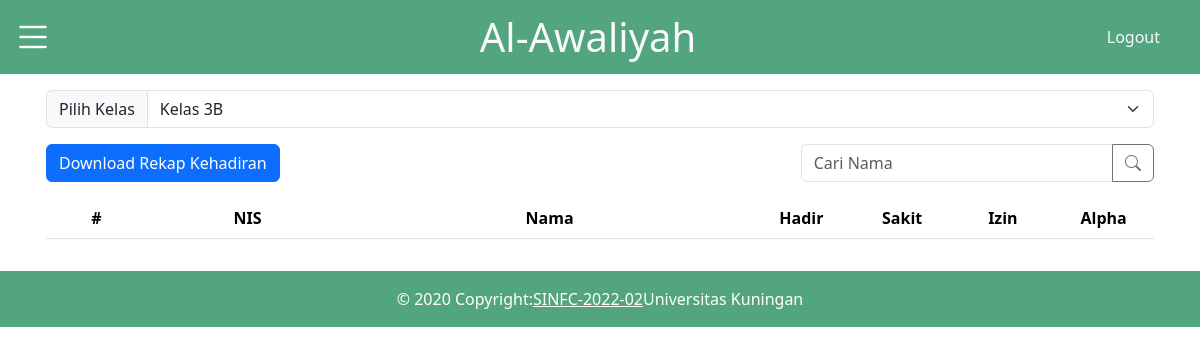
The app's page /recycle/rekap3B.php (signed in), older data.
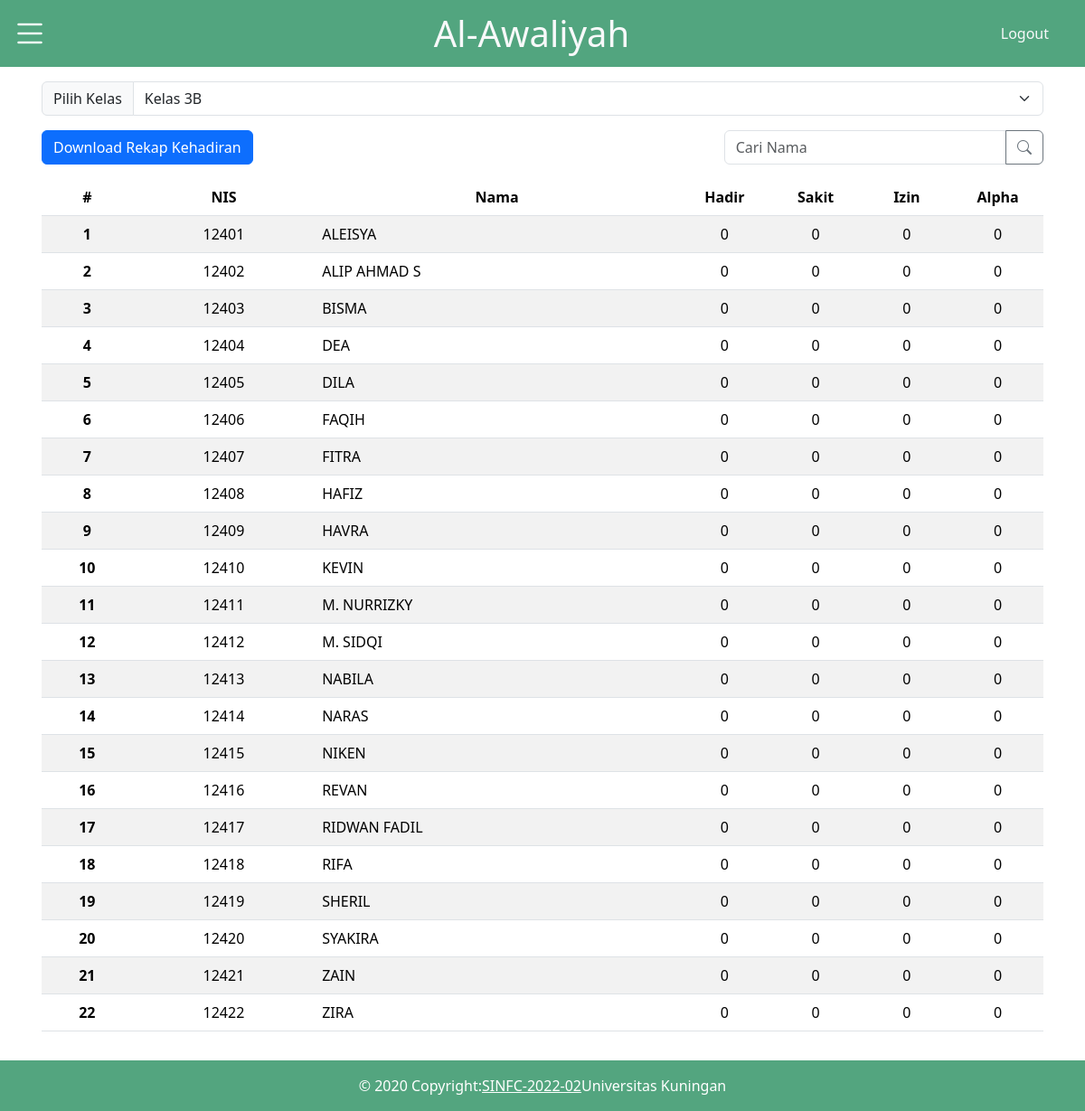
The same page, newer data.
### tables this page shows
CREATE TABLE `siswa` (
  `nis` varchar(15) NOT NULL,
  `nama` varchar(255) DEFAULT NULL,
  `id_kelas` int DEFAULT NULL
);

### recycle/rekap3B.php (the view, shortened to what this page needs)
<!DOCTYPE html>
<html lang="en">
<head>
    <link href="https://cdn.jsdelivr.net/npm/bootstrap@5.3.2/dist/css/bootstrap.min.css" rel="stylesheet">
    <link rel="stylesheet" href="https://cdn.jsdelivr.net/npm/bootstrap-icons@1.11.2/font/bootstrap-icons.min.css">
    <link rel="stylesheet" href="../css/style.css">
</head>
<body>
    <nav>
        <div class="topnav bg-success bg-opacity-75">
            <div class="row w-100">
                <div class="col col-2">
                    <div class="burger">
                        <a class="btn btn-link" data-bs-toggle="offcanvas" href="#offcanvas" role="button">
                            <i class="bi bi-list text-white fs-1"></i>
                        </a>
                    </div>
                </div>
                <div class="col d-flex justify-content-center align-items-center">
                    <h1 class="text-light m-2">Al-Awaliyah</h1>
                </div>
                <div class="col col-2 d-flex justify-content-end align-items-center">
                    <a class="link-offset-2 link-offset-3-hover link-underline link-underline-opacity-0 link-underline-opacity-75-hover text-light me-3 " href="../action/logout.php">Logout</a>
                </div>
            </div>
        </div>
    </nav>
    <div class="container p-3">
      <div class="input-group mb-3">
        <label class="input-group-text" for="inputGroupSelect01">Pilih Kelas</label>
        <select class="form-select" id="inputGroupSelect01" name="kelas">
          <option value="3B" selected>Kelas 3B</option>
        </select>
      </div>
      <div class="row">
        <div class="col">
          <a href="../action/sheet.php?kelas=6">
              <button class="btn btn-primary">Download Rekap Kehadiran</button>
          </a>
        </div>
        <div class="col col-4 ms-auto">
          <div class="input-group mb-3">
            <input id="search" type="text" class="form-control" placeholder="Cari Nama" aria-label="Recipient's username" aria-describedby="button-addon2">
            <button class="btn btn-outline-secondary" type="button" id="button-addon2">
              <i class="bi bi-search"></i>
            </button>
          </div>
        </div>
      </div>
      <table class="table table-striped m-0 align-items-center">
        <thead class="text-center">
        <tr>
            <th class="col-1" scope="col">#</th>
            <th class="col-2" scope="col">NIS</th>
            <th class="col-4" scope="col">Nama</th>
            <th class="col-1" scope="col">Hadir</th>
            <th class="col-1" scope="col">Sakit</th>
            <th class="col-1" scope="col">Izin</th>
            <th class="col-1" scope="col">Alpha</th>
          </tr>
        </thead>
        <tbody id="data-table-body">
            <?php
            include "../action/koneksi.php";
            $no = 1;
            $data = mysqli_query($koneksi, "SELECT siswa.nis, siswa.nama, kelas.nama_kelas,
            SUM(CASE WHEN presensi.status_presensi = 'H' THEN 1 ELSE 0 END) as hadir,
            SUM(CASE WHEN presensi.status_presensi = 'S' THEN 1 ELSE 0 END) as sakit,
            SUM(CASE WHEN presensi.status_presensi = 'I' THEN 1 ELSE 0 END) as izin,
            SUM(CASE WHEN presensi.status_presensi = 'A' THEN 1 ELSE 0 END) as alpha
            FROM siswa
            LEFT JOIN presensi ON siswa.nis = presensi.nis
            LEFT JOIN kelas ON siswa.id_kelas = kelas.id_kelas
            WHERE kelas.id_kelas = '6'
            GROUP BY siswa.nis");
            while($d = mysqli_fetch_array($data)){
                echo "<tr>";
                echo "<th class='text-center' scope='row'>" . $no++ . "</th>";
                echo "<td class='text-center'>" . $d["nis"] . "</td>";
                echo "<td class='text-start'>" . $d["nama"] . "</td>";
                $sakitColor = ($d['sakit'] > 3) ? 'text-danger fw-bold' : '';
                $izinColor = ($d['izin'] > 3) ? 'text-danger fw-bold' : '';
                $alphaColor = ($d['alpha'] > 3) ? 'text-danger fw-bold' : '';
                echo "<td class='text-center'>" . $d["hadir"] . "</td>";
                echo "<td class='text-center $sakitColor'>" . $d["sakit"] . "</td>";
                echo "<td class='text-center $izinColor'>" . $d["izin"] . "</td>";
                echo "<td class='text-center $alphaColor'>" . $d["alpha"] . "</td>";
                echo "</tr>";
            }
            ?>
        </tbody>
      </table>
    </div>
    <footer class="text-lg-start mt-3">
        <div class="d-flex justify-content-center align-items-center text-white p-3" style="background-color: rgb(83,165,127);">
        © 2020 Copyright:
        <a class="text-white" href="https://www.instagram.com/sisteminformasi_02?igsh=MWF0bmJwczFmZDcybg==" target="_BLANK">SINFC-2022-02</a>
        Universitas Kuningan
        </div>
    </footer>
</body>
</html>

Row changes from the older to the newer data that the page shows:
added siswa: nis "12401", nama "ALEISYA", hadir "0", sakit "0", izin "0", alpha "0"
added siswa: nis "12402", nama "ALIP AHMAD S", hadir "0", sakit "0", izin "0", alpha "0"
added siswa: nis "12403", nama "BISMA", hadir "0", sakit "0", izin "0", alpha "0"
added siswa: nis "12404", nama "DEA", hadir "0", sakit "0", izin "0", alpha "0"
added siswa: nis "12405", nama "DILA", hadir "0", sakit "0", izin "0", alpha "0"
added siswa: nis "12406", nama "FAQIH", hadir "0", sakit "0", izin "0", alpha "0"
added siswa: nis "12407", nama "FITRA", hadir "0", sakit "0", izin "0", alpha "0"
added siswa: nis "12408", nama "HAFIZ", hadir "0", sakit "0", izin "0", alpha "0"
added siswa: nis "12409", nama "HAVRA", hadir "0", sakit "0", izin "0", alpha "0"
added siswa: nis "12410", nama "KEVIN", hadir "0", sakit "0", izin "0", alpha "0"
added siswa: nis "12411", nama "M. NURRIZKY", hadir "0", sakit "0", izin "0", alpha "0"
added siswa: nis "12412", nama "M. SIDQI", hadir "0", sakit "0", izin "0", alpha "0"
added siswa: nis "12413", nama "NABILA", hadir "0", sakit "0", izin "0", alpha "0"
added siswa: nis "12414", nama "NARAS", hadir "0", sakit "0", izin "0", alpha "0"
added siswa: nis "12415", nama "NIKEN", hadir "0", sakit "0", izin "0", alpha "0"
added siswa: nis "12416", nama "REVAN", hadir "0", sakit "0", izin "0", alpha "0"
added siswa: nis "12417", nama "RIDWAN FADIL", hadir "0", sakit "0", izin "0", alpha "0"
added siswa: nis "12418", nama "RIFA", hadir "0", sakit "0", izin "0", alpha "0"
added siswa: nis "12419", nama "SHERIL", hadir "0", sakit "0", izin "0", alpha "0"
added siswa: nis "12420", nama "SYAKIRA", hadir "0", sakit "0", izin "0", alpha "0"
added siswa: nis "12421", nama "ZAIN", hadir "0", sakit "0", izin "0", alpha "0"
added siswa: nis "12422", nama "ZIRA", hadir "0", sakit "0", izin "0", alpha "0"
